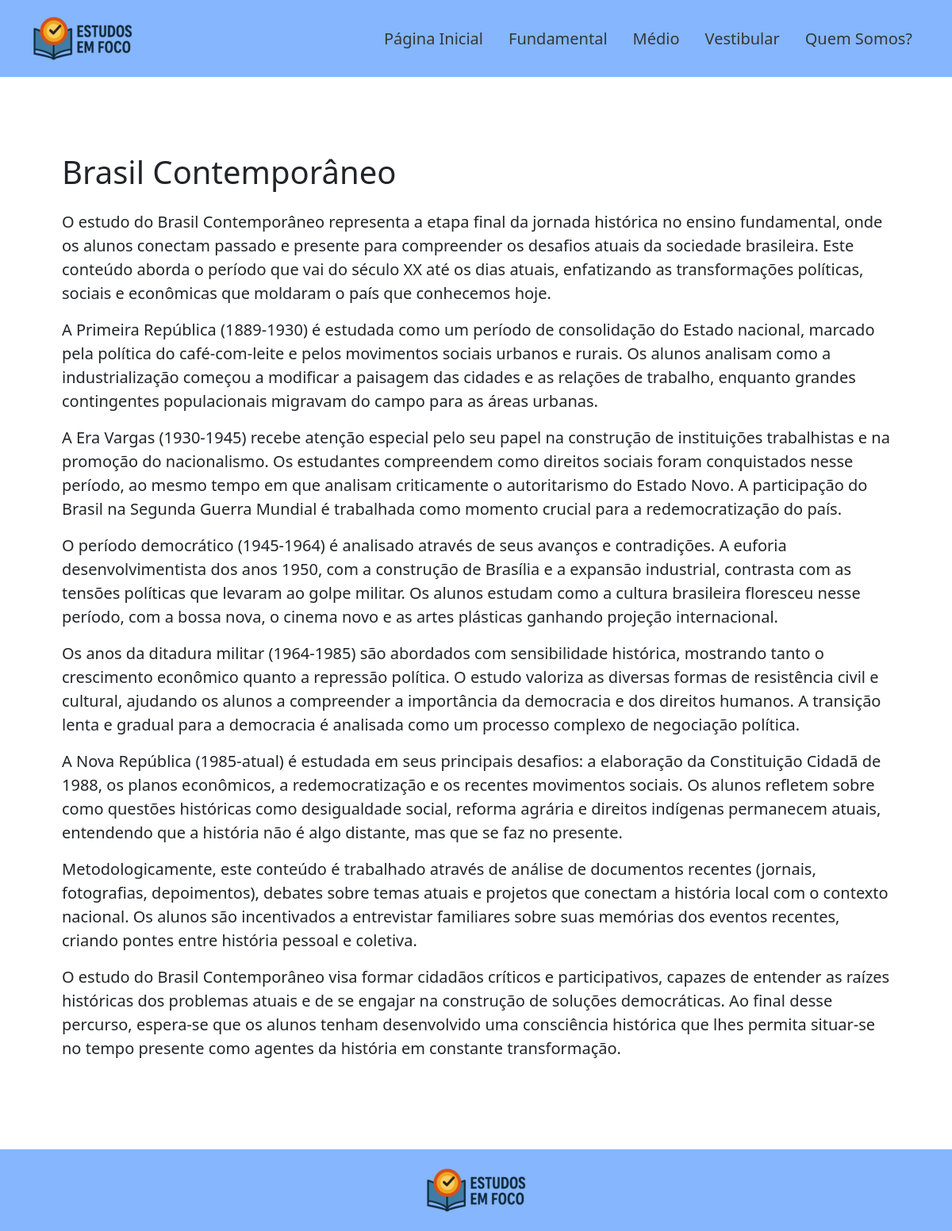
Page /explicacao.php?topico=9 on the committed database.
### tables this page shows
CREATE TABLE IF NOT EXISTS `topicos` (
  `id` int NOT NULL AUTO_INCREMENT,
  `materia_id` int NOT NULL,
  `nome` varchar(100) NOT NULL,
  `descricao` text NOT NULL,
  PRIMARY KEY (`id`),
  KEY `materia_id` (`materia_id`),
  CONSTRAINT `topicos_ibfk_1` FOREIGN KEY (`materia_id`) REFERENCES `materias` (`id`)
);

### explicacao.php (the view)
<?php
    include('includes/header.php');
    include('includes/conexao.php');
    $topico_id = $_GET['topico'] ?? '';
    if($topico_id){
        $tabela = $conexao->prepare("SELECT nome, descricao FROM topicos WHERE id = ?");
        $tabela->bind_param('i', $topico_id);
        $tabela->execute();
        $tabela = $tabela->get_result();
    }else{
        echo '<p>Nenhum tópico especificado.</p>';
    }
?>
<article class="container justify-content-center p-5">
    <?php
        if($linha = $tabela->fetch_assoc()){
            echo '<h1 class="mb-4">' . $linha['nome'] . '</h1>';
            $paragrafos = explode("\n", $linha['descricao']);
            foreach ($paragrafos as $paragrafo) {
                echo '<p class="fs-5">' . $paragrafo . '</p>';
            }
        }else{
                echo '<p>Este tópico não foi encontrado.</p>';
        }
    ?>
</article>
<?php include('includes/footer.php'); ?>

### rows in the picture
topicos: nome "Brasil Contemporâneo", descricao "O estudo do Brasil Contemporâneo representa a etapa final da jornada histórica no ensino fundamental, onde os alunos conectam passado e presente para compreender os desafios atuais da sociedade brasileira. Este conteúdo aborda o período que vai do século XX até os dias atuais, enfatizando as transformações políticas, sociais e econômicas que moldaram o país que conhecemos hoje.", descricao "A Primeira República (1889-1930) é estudada como um período de consolidação do Estado nacional, marcado pela política do café-com-leite e pelos movimentos sociais urbanos e rurais. Os alunos analisam como a industrialização começou a modificar a paisagem das cidades e as relações de trabalho, enquanto grandes contingentes populacionais migravam do campo para as áreas urbanas.", descricao "A Era Vargas (1930-1945) recebe atenção especial pelo seu papel na construção de instituições trabalhistas e na promoção do nacionalismo. Os estudantes compreendem como direitos sociais foram conquistados nesse período, ao mesmo tempo em que analisam criticamente o autoritarismo do Estado Novo. A participação do Brasil na Segunda Guerra Mundial é trabalhada como momento crucial para a redemocratização do país.", descricao "O período democrático (1945-1964) é analisado através de seus avanços e contradições. A euforia desenvolvimentista dos anos 1950, com a construção de Brasília e a expansão industrial, contrasta com as tensões políticas que levaram ao golpe militar. Os alunos estudam como a cultura brasileira floresceu nesse período, com a bossa nova, o cinema novo e as artes plásticas ganhando projeção internacional.", descricao "Os anos da ditadura militar (1964-1985) são abordados com sensibilidade histórica, mostrando tanto o crescimento econômico quanto a repressão política. O estudo valoriza as diversas formas de resistência civil e cultural, ajudando os alunos a compreender a importância da democracia e dos direitos humanos. A transição lenta e gradual para a democracia é analisada como um processo complexo de negociação política.", descricao "A Nova República (1985-atual) é estudada em seus principais desafios: a elaboração da Constituição Cidadã de 1988, os planos econômicos, a redemocratização e os recentes movimentos sociais. Os alunos refletem sobre como questões históricas como desigualdade social, reforma agrária e direitos indígenas permanecem atuais, entendendo que a história não é algo distante, mas que se faz no presente.", descricao "Metodologicamente, este conteúdo é trabalhado através de análise de documentos recentes (jornais, fotografias, depoimentos), debates sobre temas atuais e projetos que conectam a história local com o contexto nacional. Os alunos são incentivados a entrevistar familiares sobre suas memórias dos eventos recentes, criando pontes entre história pessoal e coletiva.", descricao "O estudo do Brasil Contemporâneo visa formar cidadãos críticos e participativos, capazes de entender as raízes históricas dos problemas atuais e de se engajar na construção de soluções democráticas. Ao final desse percurso, espera-se que os alunos tenham desenvolvido uma consciência histórica que lhes permita situar-se no tempo presente como agentes da história em constante transformação."
